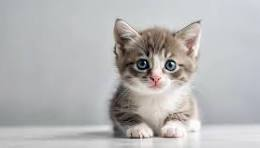
#> input picture image copy.png, 260 x 148 px
$ python -i image_analyzer.py   (imports and definitions only)
#> lines starting #> are read from the running program, lines starting #| are printed output that depends on the picture; after the words box and inside, x2 and y2 are one past the last pixel; in counts of white or black regions, pixels touching at a corner belong together
#> further down, picture is the input picture: PIL image 260x148 RGB; mean R, G, B 183, 181.8, 181.8
"""JARVIS Image Properties & Scene Analysis Engine.

Calculates dominant RGB/HEX colors, brightness score, contrast ratio, 4-corner pixel HEX codes,
visual complexity, edge density, quadrant breakdowns, and visual warning detection.
"""

from typing import Dict, Any, Tuple
from loguru import logger

try:
    from PIL import Image, ImageStat  # noqa: F401
    HAS_PIL = True
except ImportError:
    HAS_PIL = False

try:
    import cv2
    import numpy as np
    HAS_CV2 = True
except ImportError:
    HAS_CV2 = False


class ImageAnalyzer:
    """Engine for visual image properties, color palettes, brightness, and edge density."""

    def analyze_image_properties(self, image: Any) -> Dict[str, Any]:
        """Analyzes image properties returning detailed visual metrics."""
        if image is None or not HAS_PIL:
            return self._fallback_properties()

        if image.mode != "RGB":
            image = image.convert("RGB")

        w, h = image.size
#> w = 260; h = 148

        # 1. Brightness & Contrast
        stat = ImageStat.Stat(image)
        r_mean, g_mean, b_mean = stat.mean[:3]
#> r_mean = 183; g_mean = 181.8; b_mean = 181.8
        brightness = (0.299 * r_mean) + (0.587 * g_mean) + (0.114 * b_mean)
#> brightness = 182.1

        r_std, g_std, b_std = stat.stddev[:3]
#> r_std = 34.76; g_std = 37.24; b_std = 39.76
        contrast = (r_std + g_std + b_std) / 3.0
#> contrast = 37.25

        # 2. Corner Pixels
        corners = {
            "top_left": self._rgb_to_hex(image.getpixel((0, 0))),
            "top_right": self._rgb_to_hex(image.getpixel((w - 1, 0))),
            "bottom_left": self._rgb_to_hex(image.getpixel((0, h - 1))),
            "bottom_right": self._rgb_to_hex(image.getpixel((w - 1, h - 1))),
        }
#> corners = {'top_left': '#aaadb2', 'top_right': '#d4d7de', 'bottom_left': '#c2c2c2', 'bottom_right': '#d9d9db'}

        # 3. Dominant Color
        small = image.resize((50, 50))
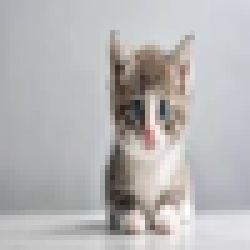
#> small: PIL image 50x50 RGB (shown 5 times larger); mean R, G, B 183, 181.8, 181.8
        result = small.quantize(colors=3)
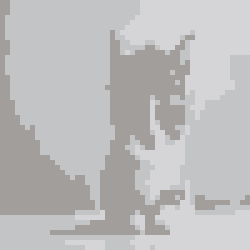
#> result: PIL image 50x50 P (shown 5 times larger); mean R, G, B 189.3, 188.9, 189.3
        palette = result.getpalette()[:9]
#> palette = [213, 213, 215, 195, 196, 197, 161, 158, 156]
        dominant_rgb = tuple(palette[:3]) if palette else (int(r_mean), int(g_mean), int(b_mean))
#> dominant_rgb = (213, 213, 215)
        dominant_hex = self._rgb_to_hex(dominant_rgb)
#> dominant_hex = '#d5d5d7'

        # 4. Edge Density & Visual Complexity using OpenCV
        edge_density = 0.0
        if HAS_CV2:
            try:
                img_np = np.array(image)
                gray = cv2.cvtColor(img_np, cv2.COLOR_RGB2GRAY)
                edges = cv2.Canny(gray, 100, 200)
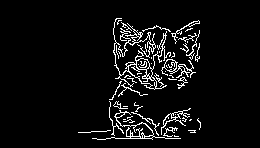
#> edges: shape (148, 260); 5.8% white in thin lines or dots, all inside (x1, y1, x2, y2) = (78, 18, 201, 140)
                edge_pixels = np.count_nonzero(edges)
#> edge_pixels = 2233
                edge_density = round(float(edge_pixels) / float(w * h) * 100.0, 2)
#> edge_density = 5.8
            except Exception as e:
                logger.debug(f"Edge density calculation fallback: {e}")

        complexity = "low" if edge_density < 3.0 else ("medium" if edge_density < 12.0 else "high")
#> complexity = 'medium'

        # 5. Visual Warning Check (Red popup or warning highlight)
        has_warning = (r_mean > 160 and g_mean < 80 and b_mean < 80)
#> has_warning = False

        return {
            "resolution": (w, h),
            "brightness_score": round(brightness, 2),
            "contrast_score": round(contrast, 2),
            "dominant_color_hex": dominant_hex,
            "dominant_color_rgb": dominant_rgb,
            "corner_pixels_hex": corners,
            "edge_density_percent": edge_density,
            "visual_complexity": complexity,
            "visual_warning_detected": has_warning,
        }

    @staticmethod
    def _rgb_to_hex(rgb: Tuple[int, int, int]) -> str:
        """Converts RGB tuple to HEX string."""
        return f"#{rgb[0]:02x}{rgb[1]:02x}{rgb[2]:02x}"

    @staticmethod
    def _fallback_properties() -> Dict[str, Any]:
        return {
            "resolution": (1920, 1080),
            "brightness_score": 50.0,
            "contrast_score": 10.0,
            "dominant_color_hex": "#1e1e23",
            "dominant_color_rgb": (30, 30, 35),
            "corner_pixels_hex": {"top_left": "#1e1e23", "top_right": "#1e1e23", "bottom_left": "#1e1e23", "bottom_right": "#1e1e23"},
            "edge_density_percent": 1.0,
            "visual_complexity": "low",
            "visual_warning_detected": False,
        }


# Global singleton instance
image_analyzer = ImageAnalyzer()

>>> from PIL import Image
>>> picture = Image.open('../image copy.png')
>>> result = ImageAnalyzer().analyze_image_properties(picture)
#> result = 9 items
